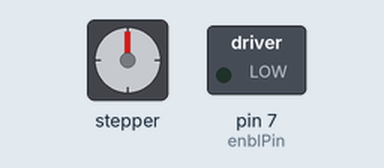
Bench run of a sketch on a simulated Arduino Uno, built with avr-gcc and run on an emulated ATmega328P. Shown: stepper motor, switched loads named in the sketch (green lamp = pin HIGH). Wiring (inferred from the names in the program): stepper motor driver (200 steps per turn assumed): step pin 5; direction pin 6. Pins used as bus, display or sensor lines are not drawn.

Above: at 0.5 s.
At 9.17 s:
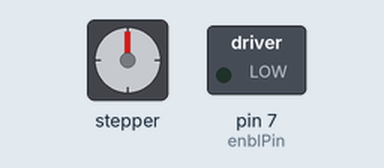
At 19.86 s:
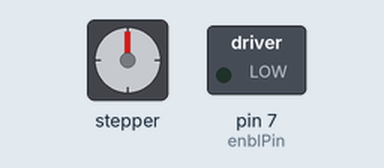
At 39.22 s:
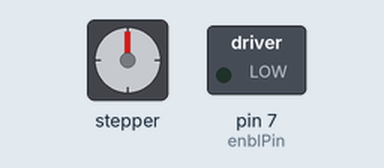
Timing chart, 0 to 40.0 s (numbered marks = the images above):
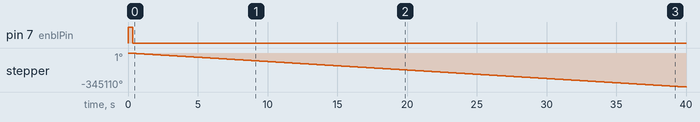

The sketch:

Stepper_Motor_Drive.ino
```cpp
int stepPin = 5;
int dirPin = 6;
int enblPin = 7;

void setup()
{
pinMode (stepPin, OUTPUT);
pinMode (dirPin, OUTPUT);
pinMode (enblPin, OUTPUT);
digitalWrite(stepPin, LOW);
digitalWrite(dirPin, LOW);
digitalWrite(enblPin, HIGH);
}

void loop()
{
for(int x=0; x<1600; x++)
{
digitalWrite(stepPin, HIGH);
delayMicroseconds(100);
digitalWrite(stepPin, LOW);
delayMicroseconds(100);
}
digitalWrite(enblPin, LOW);
//exit(0);
}
```

Measured:
- by itself, pin 7 (enblPin): HIGH → LOW at 0.33 s
- by itself, stepper: keeps turning counter-clockwise at about 8632°/s
